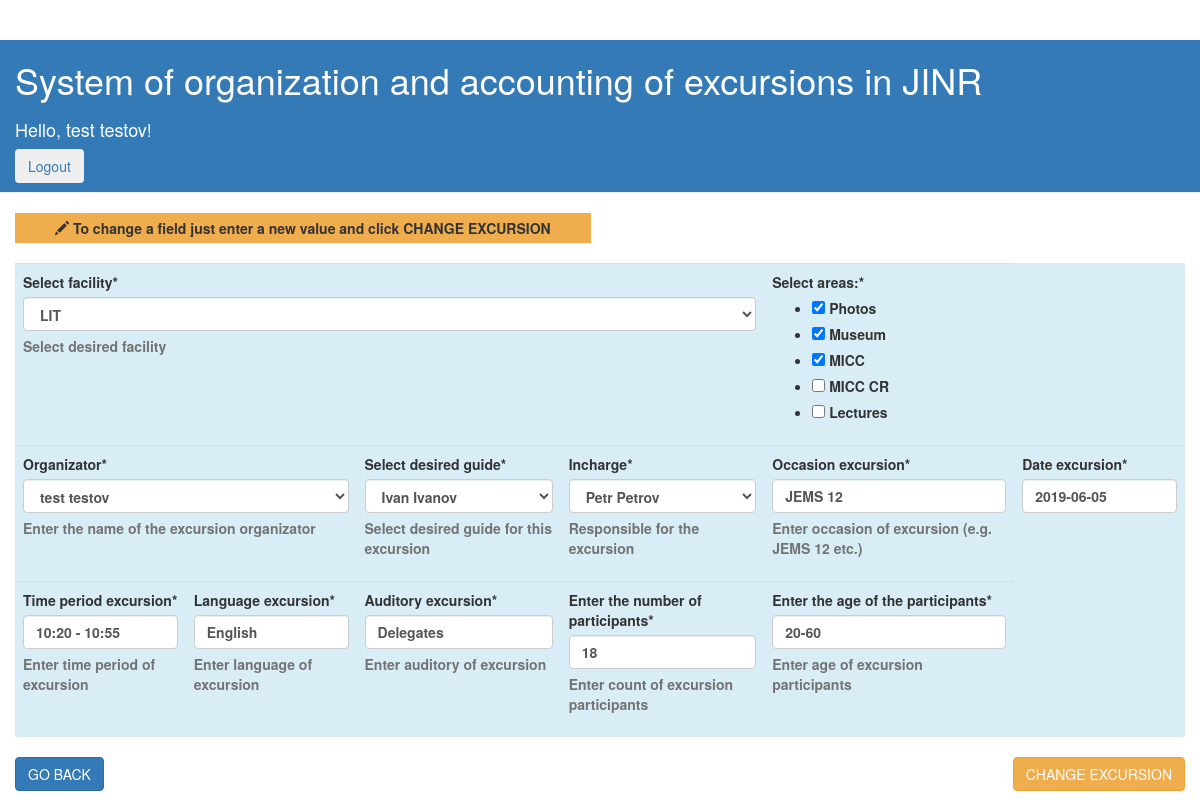
Page /jinrex/schedule/get_excursion/3/ (signed in) on the committed database.
### app/models.py (models this page shows, shortened)
class Excursion(models.Model):
    id_excursion = models.AutoField(verbose_name='id_excursion', serialize=False, auto_created=True, primary_key=True, help_text="Unique ID for this particular excursion")
    facility = models.ForeignKey('Facility', on_delete=models.DO_NOTHING, help_text="Select desired facility")
    areas = models.ManyToManyField(Area, help_text="Select a desired areas for this excursion")
    organizator = models.ForeignKey(Organizator, related_name='user_organizator', default="", on_delete=models.DO_NOTHING, help_text="Enter the name of the excursion organizator")
    guide = models.ForeignKey(Guide, related_name='user_guide', default="", on_delete=models.DO_NOTHING, help_text="Select desired guide for this excursion")
    incharge = models.ForeignKey(Incharge, related_name='user_incharge', default="", on_delete=models.DO_NOTHING, help_text="Responsible for the excursion")
    occasion_excursion = models.CharField(max_length=200, help_text="Enter occasion of excursion  (e.g. JEMS 12 etc.)")
    date_excursion = models.DateField(help_text="Enter date of excursion")
    time_period_excursion = models.CharField(max_length=200, help_text="Enter time period of excursion")
    language_excursion = models.CharField(max_length=200, help_text="Enter language of excursion")
    auditory_excursion = models.CharField(max_length=200, help_text="Enter auditory of excursion ")
    participants_excursion = models.IntegerField(help_text="Enter count of excursion participants")
    age_excursion = models.CharField(max_length=6, help_text="Enter age of excursion participants")

### app/views.py (the view)
# urls.py: url(r'^schedule/get_excursion/(\d+)/$', views.get_excursion),
@login_required
def get_excursion(request, id_excursion):
	queryset_desired_excursion = Excursion.objects.filter(id_excursion=id_excursion).values()
	desired_excursion = [val for val in queryset_desired_excursion if val in queryset_desired_excursion]
	queryset_facility = Facility.objects.filter(id_facility=desired_excursion[0]['facility_id']).values('name_facility')
	facility = [val for val in queryset_facility if val in queryset_facility]
	desired_excursion[0]['name_facility'] = facility[0]['name_facility']
	excursion = Excursion.objects.get(id_excursion=desired_excursion[0]['id_excursion'])
	queryset_areas_names = excursion.areas.all().values('name_area')
	queryset_areas_ids = excursion.areas.all().values('id_area')
	list_areas_names = [val for val in queryset_areas_names if val in queryset_areas_names]
	areas_names = []
	for area in list_areas_names:
		areas_names.append(area['name_area'])
	desired_excursion[0]['areas_names'] = areas_names
	list_areas_ids = [val for val in queryset_areas_ids if val in queryset_areas_ids]
	areas_ids = []
	for area in list_areas_ids:
		areas_ids.append(area['id_area'])
	desired_excursion[0]['areas_ids'] = areas_ids
	this_organizator = list(Organizator.objects.filter(id_organizator=desired_excursion[0]['organizator_id']))
	desired_excursion[0]['organizator'] = this_organizator[0]
	this_guide = list(Guide.objects.filter(id_guide=desired_excursion[0]['guide_id']))
	desired_excursion[0]['guide'] = this_guide[0]
	this_incharge = list(Incharge.objects.filter(id_incharge=desired_excursion[0]['incharge_id']))
	desired_excursion[0]['incharge'] = this_incharge[0]
	form = ExcursionForm(initial={
		'facility': desired_excursion[0]['facility_id'],
		'areas': queryset_areas_ids,
		'organizator': desired_excursion[0]['organizator'],
		'guide': desired_excursion[0]['guide'],
		'incharge': desired_excursion[0]['incharge'],
		'occasion_excursion': desired_excursion[0]['occasion_excursion'],
		'date_excursion': desired_excursion[0]['date_excursion'],
		'time_period_excursion': desired_excursion[0]['time_period_excursion'],
		'language_excursion': desired_excursion[0]['language_excursion'],
		'auditory_excursion': desired_excursion[0]['auditory_excursion'],
		'participants_excursion': desired_excursion[0]['participants_excursion'],
		'age_excursion': desired_excursion[0]['age_excursion'],
		})
	return render(request, 'excursion_info.html', {'desired_excursion':desired_excursion[0], 'form':form})

### app/forms.py
class ExcursionForm(ModelForm):
	date_excursion = forms.DateField(widget=forms.DateInput(format='%Y-%m-%d'),input_formats=('%Y-%m-%d',))
	areas = forms.ModelMultipleChoiceField(widget = forms.CheckboxSelectMultiple,queryset = Area.objects.all())
	class Meta:
		model = Excursion
		fields = ['id_excursion','facility', 'areas', 'organizator', 'guide', 'incharge',
		'occasion_excursion','date_excursion','time_period_excursion',
		'language_excursion','auditory_excursion','participants_excursion',
		'age_excursion']
		labels = {
			"facility": "Select facility",
			"areas": "Select areas",
			"guide": "Select desired guide",
			"participants_excursion": "Enter the number of participants",
			"age_excursion": "Enter the age of the participants",
        }

### app/models.py (called while the page is built)
    def __str__(self):
        return self.name_facility

    def __str__(self):
        return self.name_area

    def __str__(self):
        return self.user.get_full_name()

    def __str__(self):
        return self.user.get_full_name()

    def __str__(self):
        return self.user.get_full_name()

### app/templates/excursion_info.html (shortened to what this page needs)
{% extends "base_generic.html" %}
{% load crispy_forms_tags %}
{% block content %}
<label style="padding:5px 40px; background-color: #f0ad4e;"><span class="glyphicon glyphicon-pencil"></span> To change a field just enter a new value and click CHANGE EXCURSION</label>
<form style="margin-top: 15px;" id="myForm" action="change_excursion/{{ desired_excursion.id_excursion }}/" method="post">{% csrf_token %}
	<table class="table bg-info">
		<tr id="row1">
			<th colspan="4">{{ form.facility|as_crispy_field }}</th>
			<th>
				<label for="id_id_facility" class="col-form-label  requiredField">
				Select areas:<span class="asteriskField">*</span>
	    		</label>
	    		{{ form.areas|safe }}
	    	</th>
	    </tr>
		<tr id="row2">
			<th colspan="2">{{ form.organizator|as_crispy_field }}</th>
	    	<th>{{ form.guide|as_crispy_field }}</th>
	    	<th>{{ form.incharge|as_crispy_field }}</th>
	    	<th>{{ form.occasion_excursion|as_crispy_field }}</th>
	    	<th>{{ form.date_excursion|as_crispy_field }}</th>
	    </tr>
	    <tr id="row3">
	    	<th>{{ form.time_period_excursion|as_crispy_field }}</th>
	    	<th>{{ form.language_excursion|as_crispy_field }}</th>
	    	<th>{{ form.auditory_excursion|as_crispy_field }}</th>
			<th>{{ form.participants_excursion|as_crispy_field }}</th>
			<th>{{ form.age_excursion|as_crispy_field }}</th>
	    </tr>
	</table>
	<a role="button" id="bt_back" class="btn btn-primary" onclick="history.back()" style="float: left;">GO BACK</a>
	<button id="bt_change" class="btn btn-warning" style="float: right;" data-toggle="modal" data-target="#myModal">CHANGE EXCURSION</button>
</form>
</div>
{% endblock %}

### app/templates/base_generic.html (shortened to what this page needs)
<!DOCTYPE html>
<html lang="en">
<head>
    <link rel="stylesheet" type="text/css" href="https://netdna.bootstrapcdn.com/bootstrap/3.1.1/css/bootstrap.min.css">
    <link rel="stylesheet" type="text/css" href="https://cdn.datatables.net/v/bs/jszip-2.5.0/dt-1.10.18/af-2.3.3/b-1.5.6/b-colvis-1.5.6/b-flash-1.5.6/b-html5-1.5.6/b-print-1.5.6/cr-1.5.0/fc-3.2.5/fh-3.1.4/kt-2.5.0/r-2.2.2/rg-1.1.0/rr-1.2.4/sc-2.0.0/sl-1.3.0/datatables.min.css"/>
    {% load static %}
</head>
<body>
    <div class="page-header col-md-12 bg-primary text-white">
        <h1><a class="main_title" href="/">System of organization and accounting of excursions in JINR</a></h1>
        <nav class="nav">
            {% if user.is_authenticated %}
                <h4>Hello, {{ user.get_full_name }}!</h4>
                <button type="button" class="btn btn-outline-primary">
                    <a href="{% url 'logout'%}?next={{request.path}}" role="button">Logout</a>
                </button>
            {% endif %}
        </nav>
    </div>
    <div class="container-fluid">
        {% block content %}
        {% endblock %}
</body>
</html>

### app/templates/base_generic.html (style rules this page uses)
.main_title { color: white; }

### rows in the picture
Excursion: facility "LIT", organizator "test testov", guide "Ivan Ivanov", incharge "Petr Petrov", occasion_excursion "JEMS 12", date_excursion "2019-06-05", time_period_excursion "10:20 - 10:55", language_excursion "English", auditory_excursion "Delegates", participants_excursion "18", age_excursion "20-60"

### other values in the picture
{{ user.get_full_name }} "test testov"
